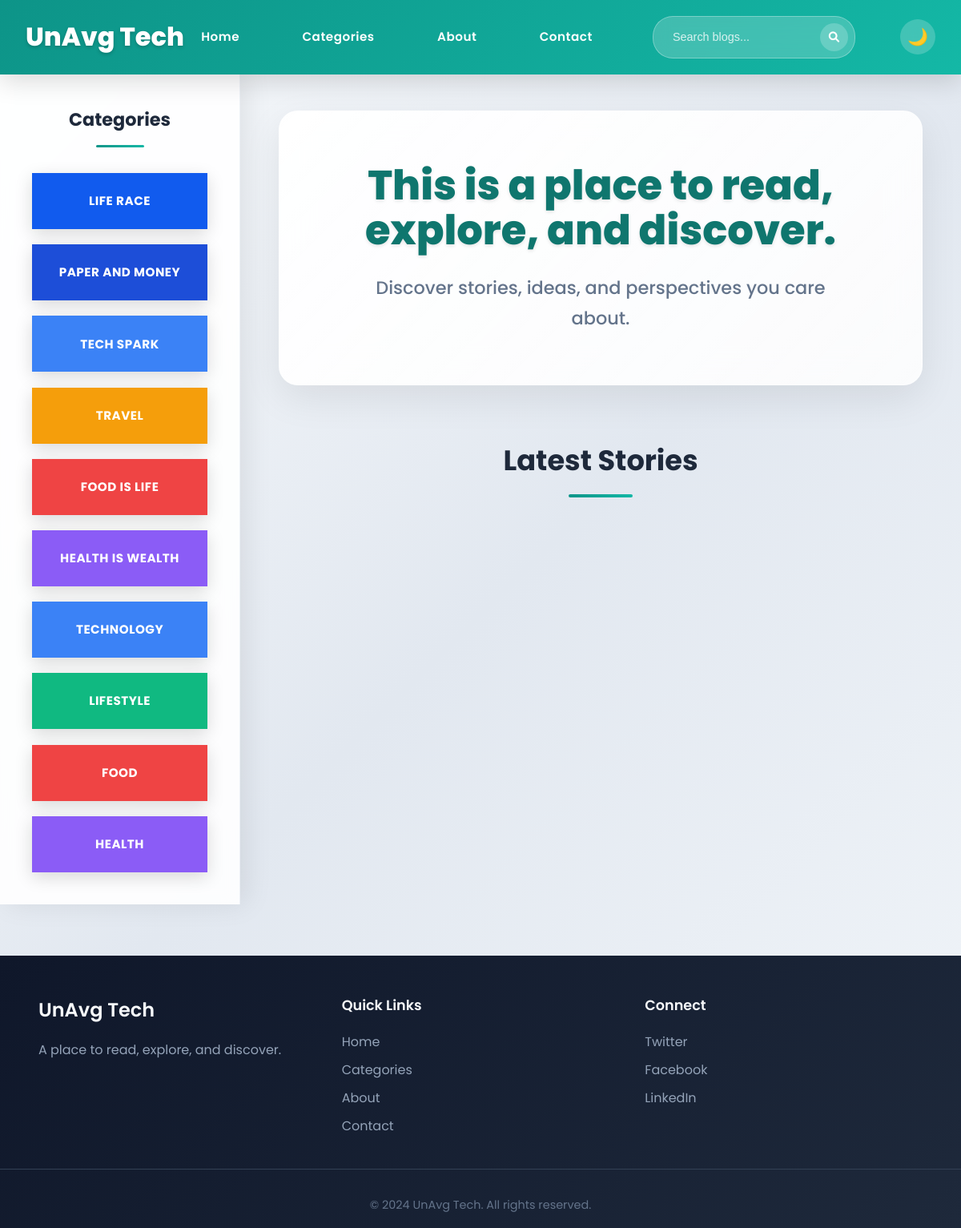
The page / on the database its author committed.
### tables this page shows
CREATE TABLE categories (id INTEGER PRIMARY KEY, name TEXT UNIQUE, color TEXT);

### app.py (the view)
@app.route('/')
def index():
    conn = get_db_connection()
    cursor = conn.cursor()
    cursor.execute('''
        SELECT c.id, c.name, c.color, COUNT(b.id) as blog_count
        FROM categories c
        LEFT JOIN blogs b ON c.id = b.category_id
        GROUP BY c.id, c.name, c.color
        ORDER BY c.id
    ''')
    categories = cursor.fetchall()
    cursor.execute('''
        SELECT b.*, c.name as category_name, c.color as category_color
        FROM blogs b
        JOIN categories c ON b.category_id = c.id
        ORDER BY b.created_at DESC
        LIMIT 6
    ''')
    blogs = cursor.fetchall()
    conn.close()
    return render_template('index.html', categories=categories, blogs=blogs)

### app.py (called while the page is built)
def get_db_connection():
    conn = sqlite3.connect('database.db')
    conn.row_factory = sqlite3.Row
    return conn

@app.before_request
def track_visitor():
    if request.path.startswith('/admin') or request.path.startswith('/static'):
        return
    page = request.path
    ip_address = request.remote_addr
    user_agent = request.headers.get('User-Agent', 'Unknown')
    conn = get_db_connection()
    cursor = conn.cursor()
    cursor.execute('''
        INSERT INTO visitors (page, ip_address, user_agent, visited_at)
        VALUES (?, ?, ?, ?)
    ''', (page, ip_address, user_agent, datetime.now()))
    conn.commit()
    conn.close()

### UnAvgTech-Deploy/templates/index.html (shortened to what this page needs)
{% extends "base.html" %}
{% block content %}
<div class="main-container">
    <div class="sidebar">
        <h3 class="sidebar-title">Categories</h3>
        <div class="categories-list">
            {% for category in categories %}
            <a href="/category/{{ category.id }}" class="category-btn" style="background-color: {{ category.color }};">
                {{ category.name.upper() }}
            </a>
            {% endfor %}
        </div>
  </div>
    <div class="main-content">
        <div class="hero-banner">
            <h1 class="hero-title">This is a place to read, explore, and discover.</h1>
            <p class="hero-subtitle">Discover stories, ideas, and perspectives you care about.</p>
      </div>
        <div class="blog-section">
            <h2 class="section-title">Latest Stories</h2>
            {% if blogs %}
                <div class="blog-grid">
      </div>
            {% endif %}
      </div>
    </div>
  </div>
{% endblock %}

### UnAvgTech-Deploy/templates/base.html (shortened to what this page needs)
<!DOCTYPE html>
<html lang="en">
<head>
    <link rel="stylesheet" href="https://cdnjs.cloudflare.com/ajax/libs/font-awesome/6.0.0/css/all.min.css">
    <link rel="stylesheet" href="{{ url_for('static', filename='css/style.css') }}">
</head>
<body>
    <nav class="navbar">
        <div class="navbar-container">
            <a href="/" class="navbar-brand">UnAvg Tech</a>
            <div class="navbar-nav">
                <a href="/" class="nav-link">Home</a>
                <a href="/categories" class="nav-link">Categories</a>
                <a href="/about" class="nav-link">About</a>
                <a href="/contact" class="nav-link">Contact</a>
                <div class="search-container">
                    <form action="/search" method="GET" class="search-form">
                        <input type="text" name="q" placeholder="Search blogs..." class="search-input"
                               value="{{ request.args.get('q', '') }}" required>
                        <button type="submit" class="search-btn">
                            <i class="fas fa-search"></i>
                        </button>
                    </form>
                </div>
                <button class="theme-toggle" onclick="toggleTheme()" title="Toggle Dark Mode">🌙</button>
            </div>
        </div>
    </nav>
    <main>
        {% block content %}{% endblock %}
    </main>
    <footer class="footer">
        <div class="footer-content">
            <div class="footer-section">
                <h3>UnAvg Tech</h3>
                <p>A place to read, explore, and discover.</p>
            </div>
            <div class="footer-section">
                <h4>Quick Links</h4>
                <ul>
                    <li><a href="/">Home</a></li>
                    <li><a href="/categories">Categories</a></li>
                    <li><a href="/about">About</a></li>
                    <li><a href="/contact">Contact</a></li>
                </ul>
            </div>
            <div class="footer-section">
                <h4>Connect</h4>
                <ul>
                    <li><a href="https://twitter.com/unavgtech" target="_blank" rel="noopener">Twitter</a></li>
                    <li><a href="https://facebook.com/unavgtech" target="_blank" rel="noopener">Facebook</a></li>
                    <li><a href="https://linkedin.com/company/unavgtech" target="_blank" rel="noopener">LinkedIn</a></li>
                </ul>
            </div>
        </div>
        <div class="footer-bottom">
            <p>&copy; 2024 UnAvg Tech. All rights reserved.</p>
        </div>
    </footer>
</body>
</html>

### rows shown on the page
categories: name "LIFE RACE"
categories: name "PAPER AND MONEY"
categories: name "TECH SPARK"
categories: name "TRAVEL"
categories: name "FOOD IS LIFE"
categories: name "HEALTH IS WEALTH"
categories: name "TECHNOLOGY"
categories: name "LIFESTYLE"
categories: name "FOOD"
categories: name "HEALTH"
